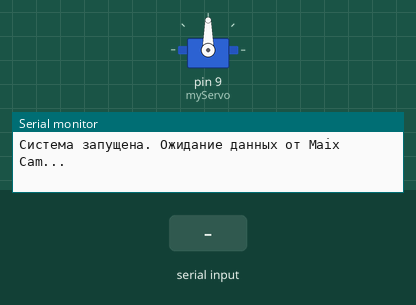
Recording of a sketch running on a simulated Arduino Uno, built with avr-gcc and run on an emulated ATmega328P. On the bench: servo, the last lines printed to the serial monitor. Inputs (shaded band) come from the test bench.

Above: at 1.2 s.
1.3 s: "30,150\n" received over the second serial link
At 1.7 s:
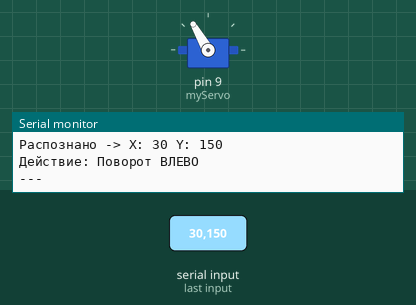
2.8 s: "90,45\n" received over the second serial link
At 4.0 s:
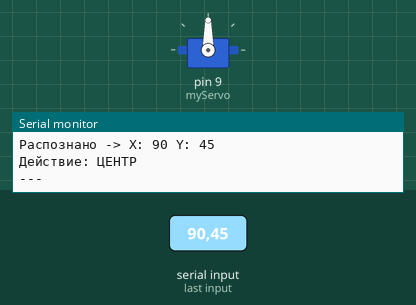
4.3 s: "1,90\n" received over the second serial link
At 5.0 s:
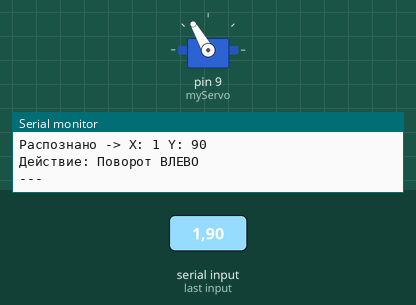
Timing chart, 0 to 7.3 s (numbered marks = the images above; inputs shaded):
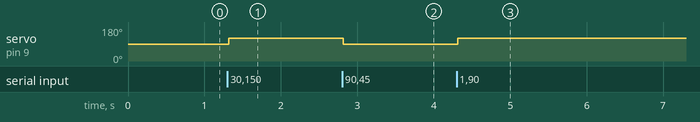

Measured:
- after the input at 1.3 s, servo on pin 9 (myServo): 90° → 120° at once
- after the input at 2.8 s, servo on pin 9 (myServo): 120° → 90° at once
- after the input at 4.3 s, servo on pin 9 (myServo): 90° → 120° at once

The sketch:

ReceiveSignalAndTurnPin2.ino
```cpp
#include <Servo.h>
#include <SoftwareSerial.h>

// Создаем виртуальный порт: RX на пине 2, TX на пине 3
SoftwareSerial cameraSerial(2, 3);

Servo myServo;
const int CENTER_X = 112; // Центр для модели 224x224

void setup() {
  // Инициализация порта для монитора порта (компьютер)
  Serial.begin(9600);
  // Инициализация порта для камеры
  cameraSerial.begin(9600);

  myServo.attach(9);
  myServo.write(90);

  Serial.println("Система запущена. Ожидание данных от Maix Cam...");
}

void loop() {
  // Проверяем данные от камеры
  if (cameraSerial.available() > 0) {
    // Читаем строку до символа переноса
    String data = cameraSerial.readStringUntil('\n');
    data.trim(); // Удаляем лишние пробелы/символы

    // ОТЛАДКА: Выводим «сырые» данные в монитор порта (USB)
    Serial.print("Получено от камеры: ");
    Serial.println(data);

    int commaIndex = data.indexOf(',');
    if (commaIndex != -1) {
      int x = data.substring(0, commaIndex).toInt();
      int y = data.substring(commaIndex + 1).toInt(); // Парсим Y для полноты

      // Отладка распарсенных значений
      Serial.print("Распознано -> X: "); Serial.print(x);
      Serial.print(" Y: "); Serial.println(y);

      // Логика управления серво
      if (x < (CENTER_X - 30)) {
        myServo.write(120);
        Serial.println("Действие: Поворот ВЛЕВО");
      }
      else if (x > (CENTER_X + 30)) {
        myServo.write(60);
        Serial.println("Действие: Поворот ВПРАВО");
      }
      else {
        myServo.write(90);
        Serial.println("Действие: ЦЕНТР");
      }
    } else {
      Serial.println("Ошибка: Неверный формат строки (нет запятой)");
    }
    Serial.println("---");
  }
}
```
